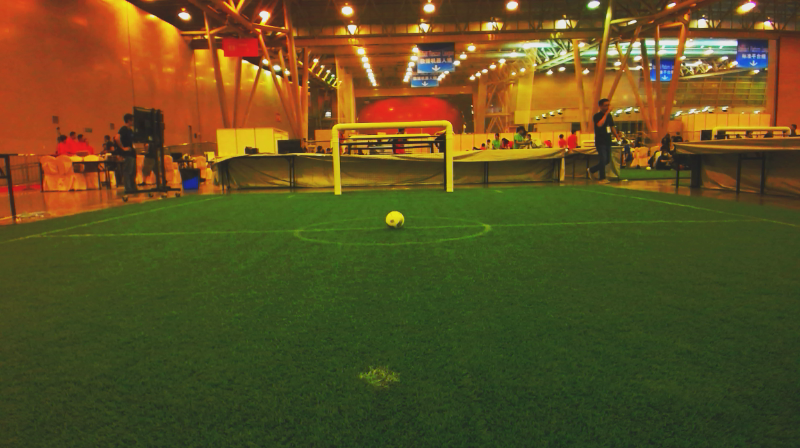
//> input picture data/0001-rgb.png, 800 x 448 px
$ ./example_opencv ../data/0001-rgb.png   (built with g++ and OpenCV 4)
//> lines starting //> are read from the running program, lines starting //| are printed output that depends on the picture; after the words box and inside, x2 and y2 are one past the last pixel; in counts of white or black regions, pixels touching at a corner belong together
/**
 * @file HoughLines_Demo.cpp
 * @brief Demo code for Hough Transform
 * @author OpenCV team
 */

#include <opencv2/opencv.hpp>
#include "opencv2/highgui/highgui.hpp"
#include "opencv2/imgproc/imgproc.hpp"

#include <iostream>

using namespace cv;
using namespace std;

/// Global variables

/** General variables */
Mat src, edges;
Mat src_gray;
Mat standard_hough, probabilistic_hough;
int min_threshold = 50;
int max_trackbar = 150;

const char* standard_name = "Standard Hough Lines Demo";
const char* probabilistic_name = "Probabilistic Hough Lines Demo";

int s_trackbar = max_trackbar;
int p_trackbar = max_trackbar;

/// Function Headers
void help();
void Standard_Hough( int, void* );
void Probabilistic_Hough( int, void* );

/**
 * @function main
 */
int main( int, char** argv )
{
   /// Read the image
   src = imread( argv[1], IMREAD_COLOR );
//> src is the input picture: 448 rows x 800 cols, CV_8UC3; mean B, G, R 33.8, 79.9, 92.6

   if( src.empty() )
     { help();
       return -1;
     }

   /// Pass the image to gray
   cvtColor( src, src_gray, COLOR_RGB2GRAY );
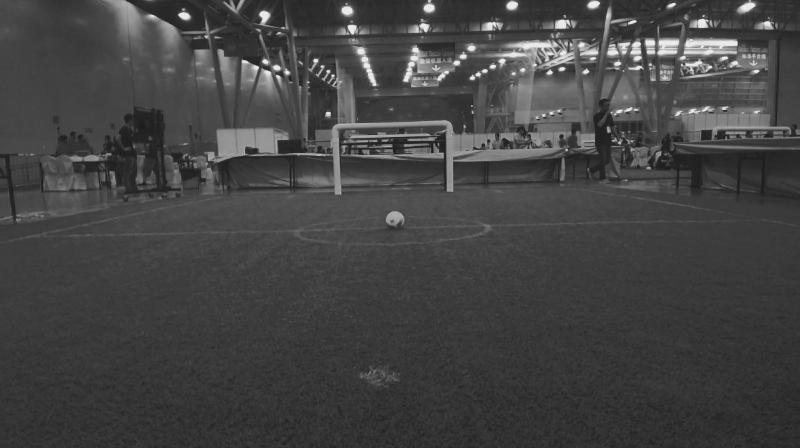
//> src_gray: 448 rows x 800 cols, CV_8UC1; min 23, max 237, mean 67.6

   /// Apply Canny edge detector
   Canny( src_gray, edges, 50, 200, 3 );
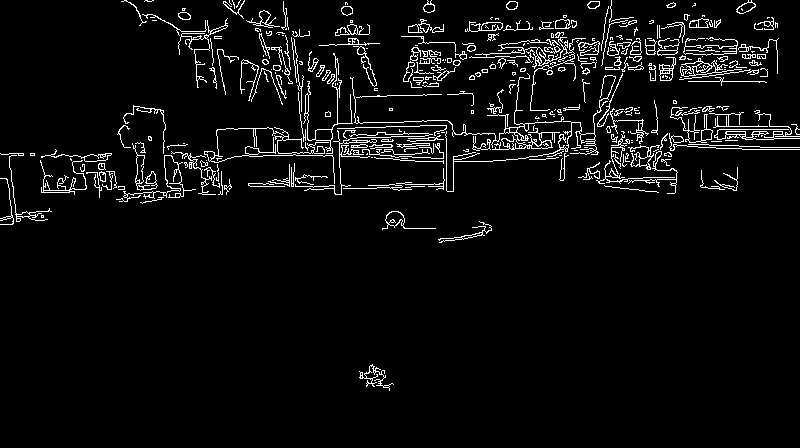
//> edges: 448 rows x 800 cols, CV_8UC1; 4.9% white in thin lines or dots, all inside (x1, y1, x2, y2) = (0, 0, 800, 391)

   /// Create Trackbars for Thresholds

   namedWindow( standard_name, WINDOW_AUTOSIZE );
   createTrackbar("threshold", standard_name, &s_trackbar, max_trackbar, Standard_Hough);

   namedWindow( probabilistic_name, WINDOW_AUTOSIZE );
   createTrackbar( "threshold", probabilistic_name, &p_trackbar, max_trackbar, Probabilistic_Hough);

   /// Initialize
   Standard_Hough(0, 0);
   Probabilistic_Hough(0, 0);
   waitKey(0);
   return 0;
}

/**
 * @function help
 * @brief Indications of how to run this program and why is it for
 */
void help()
{
}

/**
 * @function Standard_Hough
 */
void Standard_Hough( int, void* )
{
  vector<Vec2f> s_lines;
  cvtColor( edges, standard_hough, COLOR_GRAY2BGR );

  /// 1. Use Standard Hough Transform
  HoughLines( edges, s_lines, 1, CV_PI/180, min_threshold + s_trackbar, 0, 0 );
//> s_lines = 8 lines (rho, theta): [191, 1.55], [147, 1.57], [169, 1.52], [158, 1.55], [167, 1.52], [164, 1.54], [155, 1.57], [166, 1.54]

  /// Show the result
  for( size_t i = 0; i < s_lines.size(); i++ )
     {
      float r = s_lines[i][0], t = s_lines[i][1];
      double cos_t = cos(t), sin_t = sin(t);
      double x0 = r*cos_t, y0 = r*sin_t;
      double alpha = 1000;

       Point pt1( cvRound(x0 + alpha*(-sin_t)), cvRound(y0 + alpha*cos_t) );
       Point pt2( cvRound(x0 - alpha*(-sin_t)), cvRound(y0 - alpha*cos_t) );
       line( standard_hough, pt1, pt2, Scalar(255,0,0), 3, CV_AA);
     }
//> this loop made 8 passes
//> (r, t, cos_t, sin_t, x0, y0, pt1, pt2) on passes 1 to 8: (191, 1.55, 0.0175, 1, 3.33, 191, Point(-997, 208), Point(1003, 174)), (147, 1.57, -4.37e-08, 1, -6.43e-06, 147, Point(-1000, 147), Point(1000, 147)), (169, 1.52, 0.0523, 0.999, 8.84, 168.8, Point(-990, 221), Point(1007, 116)), (158, 1.55, 0.0175, 1, 2.76, 158, Point(-997, 175), Point(1003, 141)), (167, 1.52, 0.0523, 0.999, 8.74, 166.8, Point(-990, 219), Point(1007, 114)), (164, 1.54, 0.0349, 0.999, 5.72, 163.9, Point(-994, 199), Point(1005, 129)), (155, 1.57, -4.37e-08, 1, -6.78e-06, 155, Point(-1000, 155), Point(1000, 155)), (166, 1.54, 0.0349, 0.999, 5.79, 165.9, Point(-994, 201), Point(1005, 131))
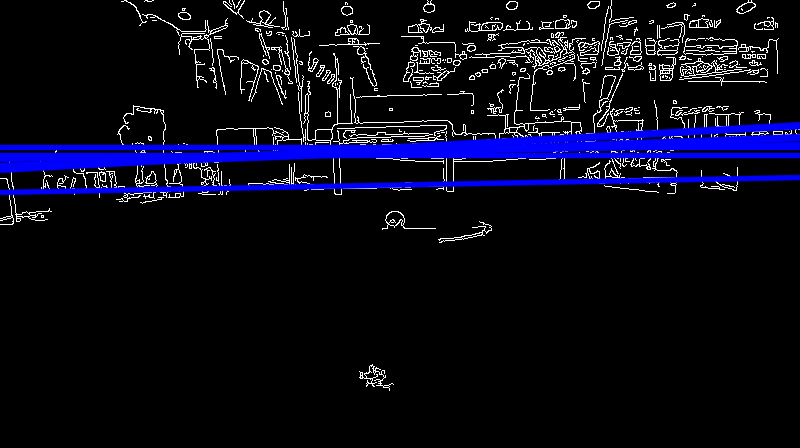
//> standard_hough: 448 rows x 800 cols, CV_8UC3; mean B, G, R 24, 9.6, 9.6

   imshow( standard_name, standard_hough );
}

/**
 * @function Probabilistic_Hough
 */
void Probabilistic_Hough( int, void* )
{
  vector<Vec4i> p_lines;
  cvtColor( edges, probabilistic_hough, COLOR_GRAY2BGR );

  /// 2. Use Probabilistic Hough Transform
  HoughLinesP( edges, p_lines, 1, CV_PI/180, min_threshold + p_trackbar, 30, 10 );
//> p_lines = 7 lines (x1, y1, x2, y2): [41, 190, 85, 189], [301, 147, 402, 147], [275, 153, 405, 151], [41, 156, 110, 155], [231, 157, 274, 155], [463, 150, 568, 146], [368, 185, 453, 184]

  /// Show the result
  for( size_t i = 0; i < p_lines.size(); i++ )
     {
       Vec4i l = p_lines[i];
       line( probabilistic_hough, Point(l[0], l[1]), Point(l[2], l[3]), Scalar(255,0,0), 3, CV_AA);
     }
//> this loop made 7 passes
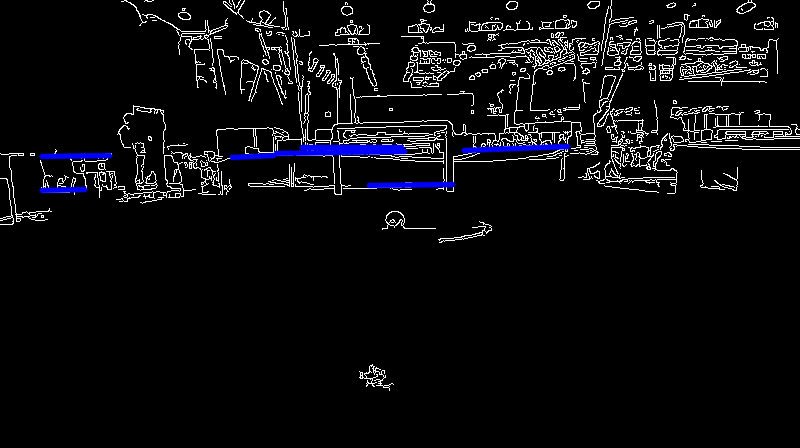
//> probabilistic_hough: 448 rows x 800 cols, CV_8UC3; mean B, G, R 14, 11.8, 11.8

   imshow( probabilistic_name, probabilistic_hough );
}

$ run again, on data/074-rgb.png
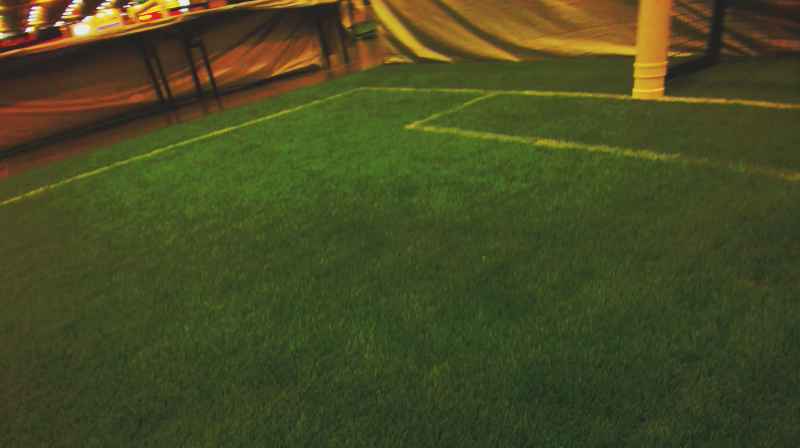
//> input picture data/074-rgb.png, 800 x 448 px
//> src is the input picture: 448 rows x 800 cols, CV_8UC3; mean B, G, R 34.6, 74.5, 69.8
//> `cvtColor( src, src_gray, COLOR_RGB2GRAY );`:
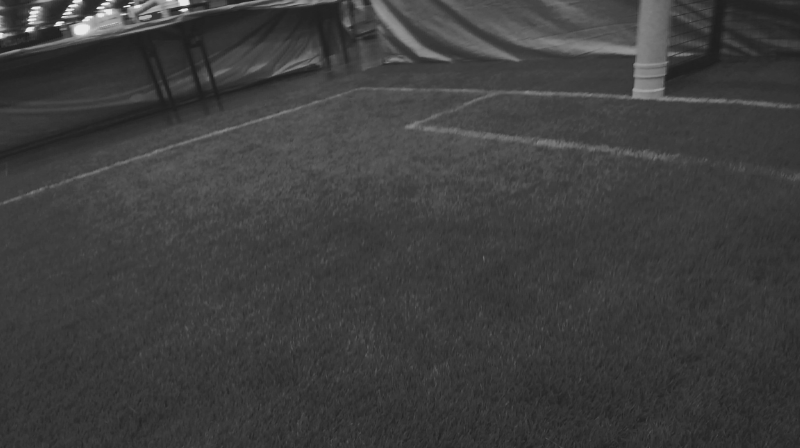
//> src_gray: 448 rows x 800 cols, CV_8UC1; min 29, max 234, mean 62
//> `Canny( src_gray, edges, 50, 200, 3 );`:
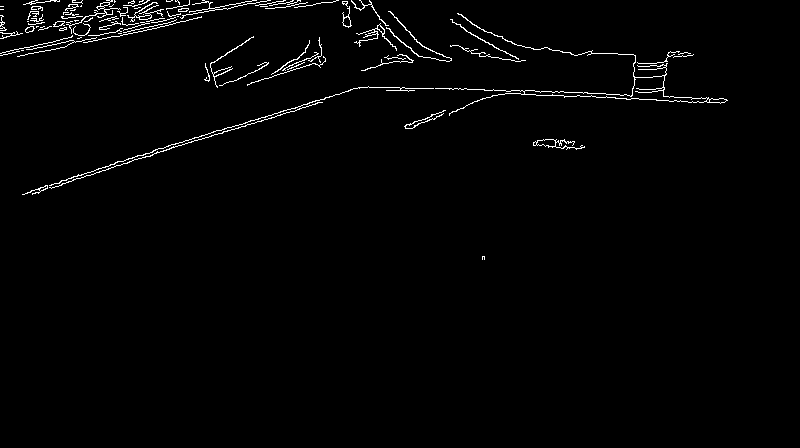
//> edges: 448 rows x 800 cols, CV_8UC1; 1.5% white in thin lines or dots, all inside (x1, y1, x2, y2) = (0, 0, 728, 260)
//> s_lines = empty

$ run again, on data/083-rgb.png
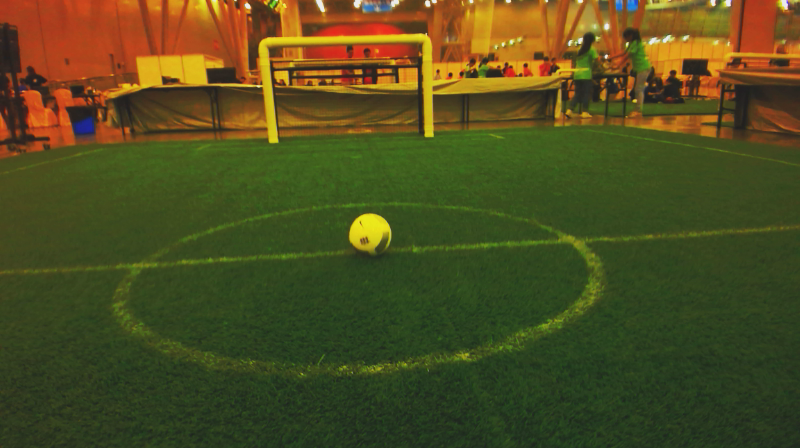
//> input picture data/083-rgb.png, 800 x 448 px
//> src is the input picture: 448 rows x 800 cols, CV_8UC3; mean B, G, R 31.2, 76.5, 79.1
//> edges: 448 rows x 800 cols, CV_8UC1; 3.3% white in thin lines or dots, all inside (x1, y1, x2, y2) = (0, 0, 800, 378)
//> s_lines = 1 line (rho, theta): [90, 1.55]
//> the loop in Standard_Hough, `for( size_t i = 0; i < s_lines.size(); i++ )` made 1 pass
//> (r, t, cos_t, sin_t, x0, y0, pt1, pt2) on pass 1: (90, 1.55, 0.0175, 1, 1.57, 89.99, Point(-998, 107), Point(1001, 73))
//> after the loop in Standard_Hough, `for( size_t i = 0; i < s_lines.size(); i++ )`:
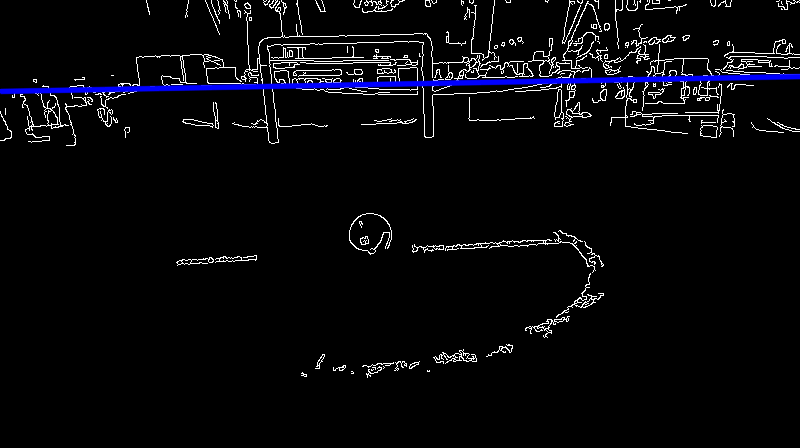
//> standard_hough: 448 rows x 800 cols, CV_8UC3; mean B, G, R 10.9, 7.8, 7.8
//> p_lines = 2 lines (x1, y1, x2, y2): [108, 88, 146, 88], [219, 86, 255, 86]
//> the loop in Probabilistic_Hough, `for( size_t i = 0; i < p_lines.size(); i++ )` made 2 passes
//> after the loop in Probabilistic_Hough, `for( size_t i = 0; i < p_lines.size(); i++ )`:
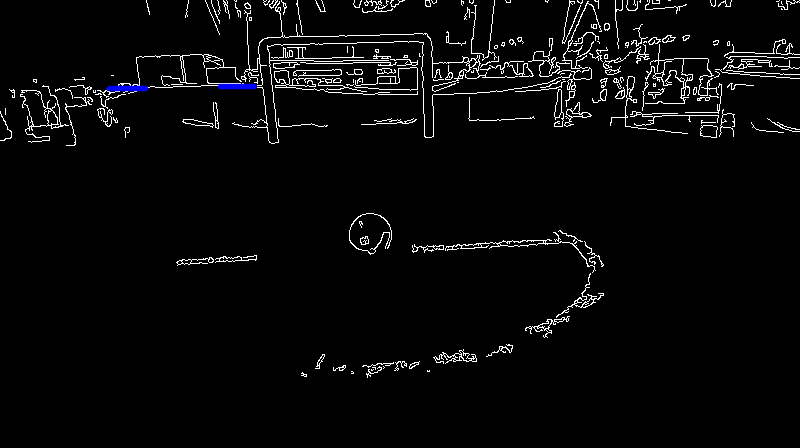
//> probabilistic_hough: 448 rows x 800 cols, CV_8UC3; mean B, G, R 8.7, 8.4, 8.4

$ run again, on data/094-rgb.png
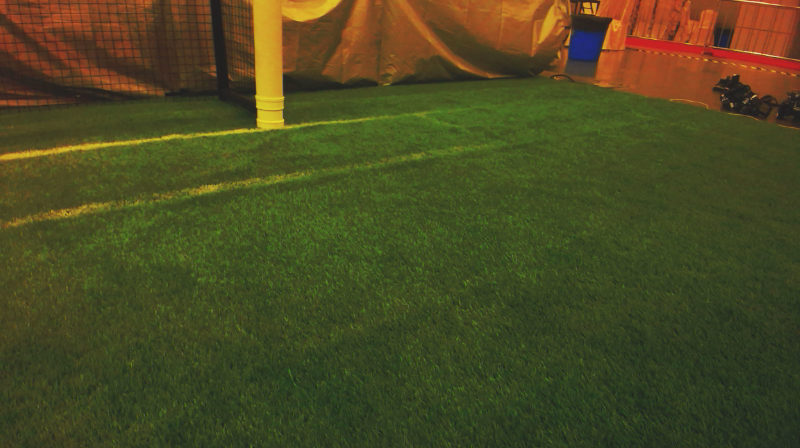
//> input picture data/094-rgb.png, 800 x 448 px
//> src is the input picture: 448 rows x 800 cols, CV_8UC3; mean B, G, R 34.2, 73.5, 74.6
//> `cvtColor( src, src_gray, COLOR_RGB2GRAY );`:
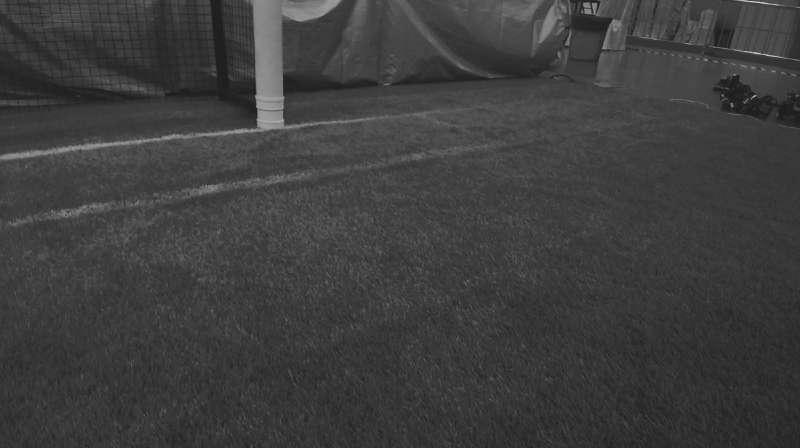
//> src_gray: 448 rows x 800 cols, CV_8UC1; min 26, max 206, mean 61.9
//> `Canny( src_gray, edges, 50, 200, 3 );`:
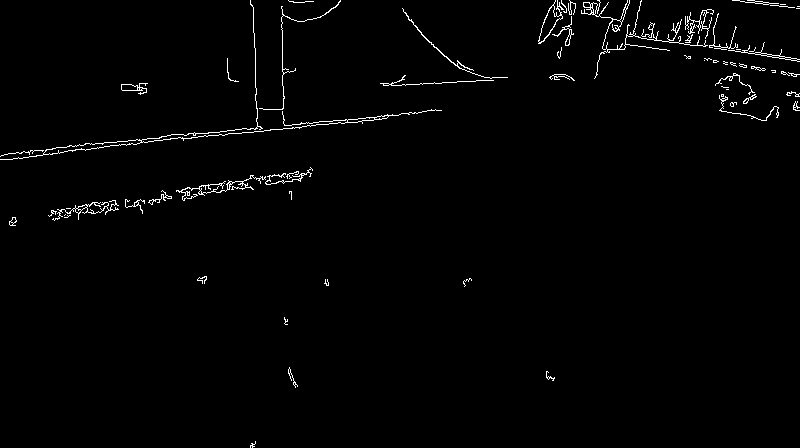
//> edges: 448 rows x 800 cols, CV_8UC1; 1.4% white in thin lines or dots
//> standard_hough: 448 rows x 800 cols, CV_8UC3; 1.4% white in thin lines or dots
//> s_lines = empty
